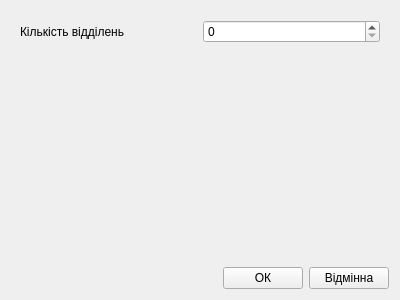
<?xml version="1.0" encoding="UTF-8"?>
<ui version="4.0">
 <class>DepartmentsInputForm</class>
 <widget class="QWidget" name="DepartmentsInputForm">
  <property name="geometry">
   <rect>
    <x>0</x>
    <y>0</y>
    <width>400</width>
    <height>300</height>
   </rect>
  </property>
  <property name="windowTitle">
   <string>Form</string>
  </property>
  <layout class="QVBoxLayout" name="verticalLayout">
   <item>
    <widget class="QWidget" name="horizontalWidget_3" native="true">
     <property name="sizePolicy">
      <sizepolicy hsizetype="Minimum" vsizetype="Maximum">
       <horstretch>0</horstretch>
       <verstretch>0</verstretch>
      </sizepolicy>
     </property>
     <layout class="QHBoxLayout" name="horizontalLayout_3">
      <item>
       <widget class="QLabel" name="label">
        <property name="text">
         <string>Кількість відділень</string>
        </property>
       </widget>
      </item>
      <item>
       <widget class="QSpinBox" name="department"/>
      </item>
     </layout>
    </widget>
   </item>
   <item>
    <widget class="QWidget" name="conteiner" native="true">
     <property name="sizePolicy">
      <sizepolicy hsizetype="Expanding" vsizetype="Expanding">
       <horstretch>0</horstretch>
       <verstretch>0</verstretch>
      </sizepolicy>
     </property>
     <layout class="QVBoxLayout" name="verticalLayout_2"/>
    </widget>
   </item>
   <item>
    <layout class="QHBoxLayout" name="horizontalLayout">
     <item>
      <spacer name="horizontalSpacer">
       <property name="orientation">
        <enum>Qt::Horizontal</enum>
       </property>
       <property name="sizeHint" stdset="0">
        <size>
         <width>40</width>
         <height>20</height>
        </size>
       </property>
      </spacer>
     </item>
     <item>
      <widget class="QPushButton" name="btn_ok">
       <property name="text">
        <string>ОК</string>
       </property>
      </widget>
     </item>
     <item>
      <widget class="QPushButton" name="btn_cancel">
       <property name="text">
        <string>Відмінна</string>
       </property>
      </widget>
     </item>
    </layout>
   </item>
  </layout>
 </widget>
 <resources/>
 <connections/>
</ui>
